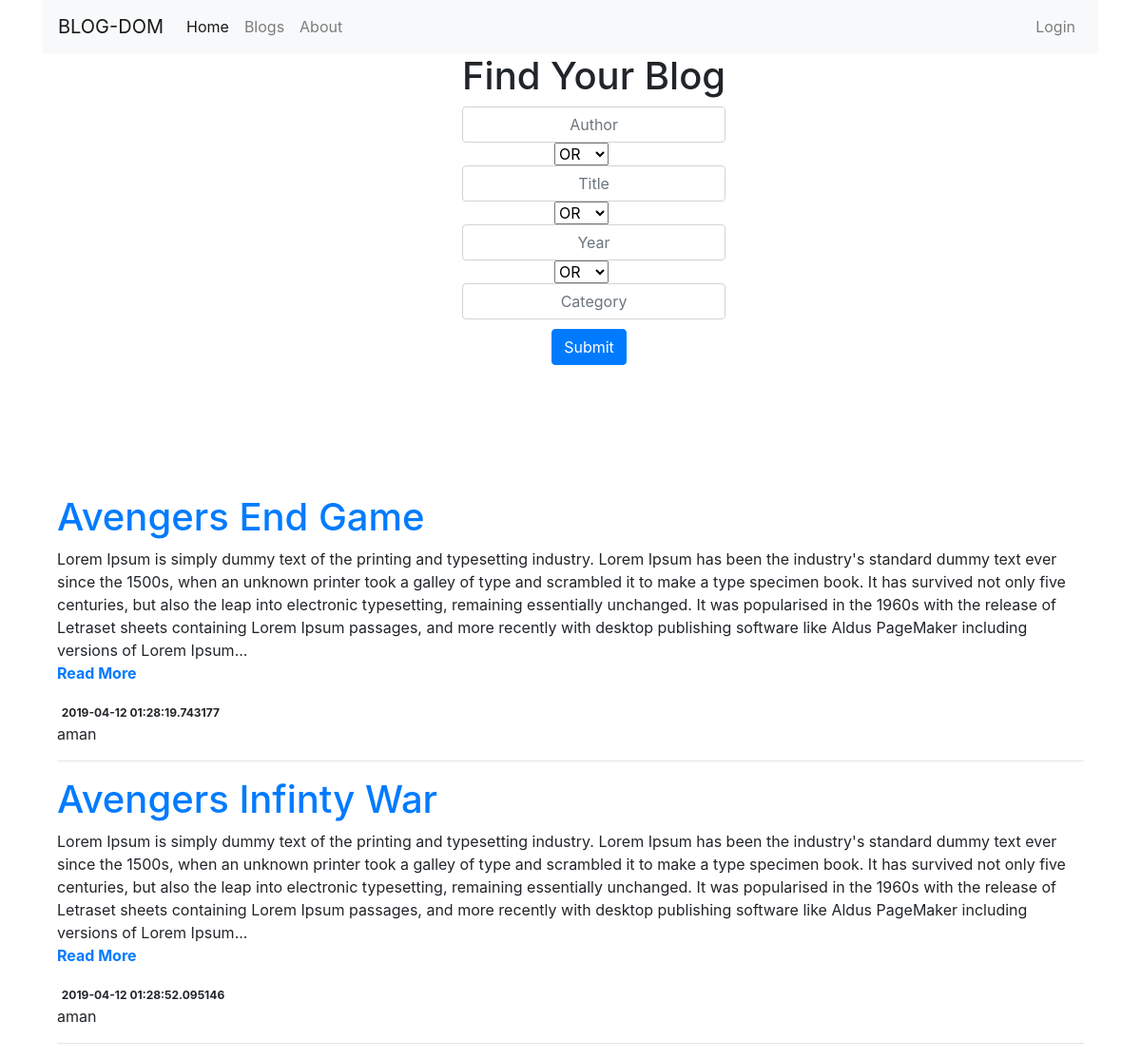
Before: / with the older database file.
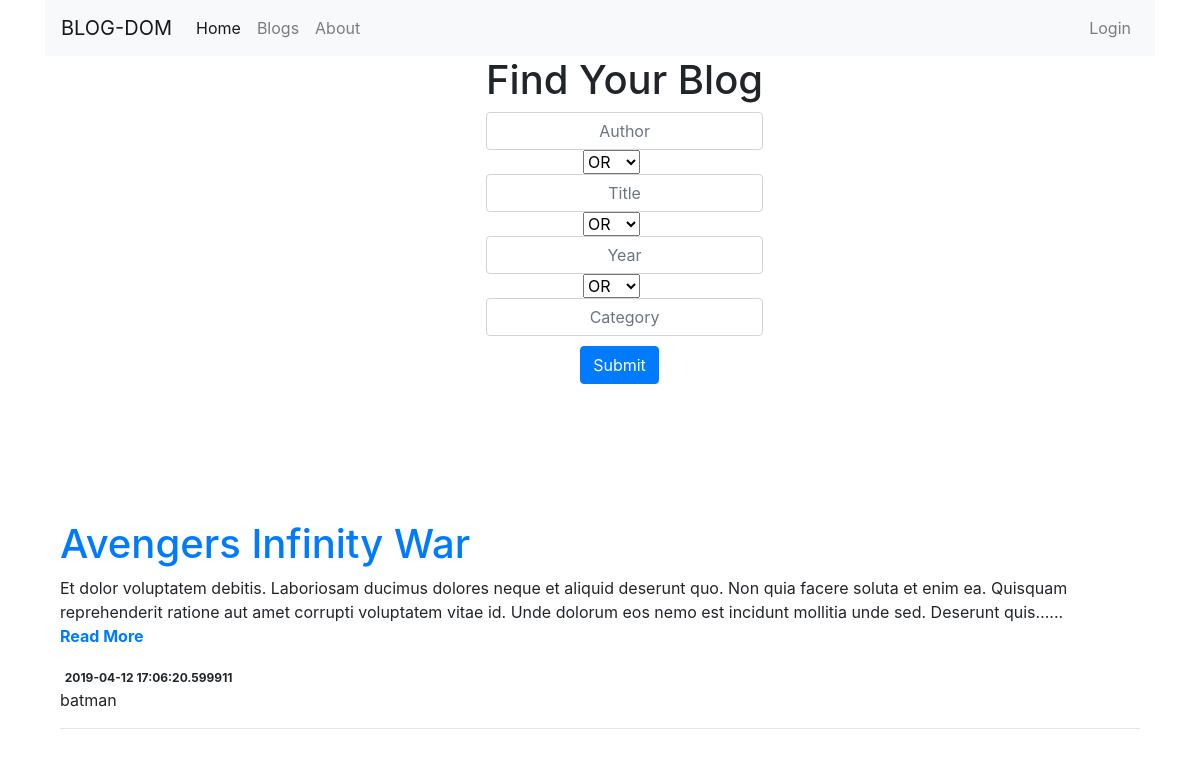
After: the same page with the newer database file.
### tables this page shows
CREATE TABLE blog (id integer NOT NULL, title varchar(64) NOT NULL,
        slug varchar(32) NOT NULL, body text NOT NULL, date text, username varchar(16) NOT NULL,
        PRIMARY KEY (id), FOREIGN KEY(username) REFERENCES users(username) ON DELETE CASCADE ON UPDATE CASCADE);

### flaskr/app.py (the view)
@app.route('/')
def index():
    with sqlite3.connect(DATABASE) as c:
        cur = c.cursor()
        cur.execute('SELECT * FROM blog ORDER BY date LIMIT 10;')
        blogs = cur.fetchall()
        if session.get('logged_in'):
            curruser = session['username']
            return render_template('index.html',blogs=blogs,loginstatus='True',curruser=curruser)
        else:
            return render_template('index.html',blogs=blogs,loginstatus='False')
        c.close()

### flaskr/templates/index.html (shortened to what this page needs)
<!DOCTYPE html>
<html lang="en" dir="ltr">
  <head>
    <link rel="stylesheet" href="..assets/css/style.css">
<link rel="stylesheet" href="https://stackpath.bootstrapcdn.com/bootstrap/4.3.1/css/bootstrap.min.css">
<link rel="stylesheet" href="https://use.fontawesome.com/releases/v5.8.1/css/all.css">
<link rel="stylesheet" href="https://use.fontawesome.com/releases/v5.8.1/css/all.css">
</head>
  <body>
    <div class="container">
    <nav class="navbar navbar-expand-lg navbar-light bg-light">
    <a class="navbar-brand" href="#">BLOG-DOM</a>
    <div class="collapse navbar-collapse" id="navbarNav">
      <ul class="navbar-nav">
        <li class="nav-item active">
          <a class="nav-link" href="#">Home <span class="sr-only">(current)</span></a>
        </li>
        <li class="nav-item">
          <a class="nav-link" href="#">Blogs</a>
        </li>
        <li class="nav-item">
          <a class="nav-link" href="#">About</a>
        </li>
      </ul>
      <ul class="navbar-nav ml-auto">
        {% if loginstatus=='True' %}
        <li class="nav-item">
          <a class="nav-link" href="#">Hey, {{ curruser }}</a>
        </li>
        <li class="nav-item">
          <a class="nav-link" href="/logout/">Logout</a>
        </li>
        {% else %}
        <li class="nav-item">
          <a class="nav-link" href="/login/">Login</a>
        </li>
        {% endif %}
      </ul>
    </div>
  </nav>
  </div>
  <div class="container">
      <div class="row">
          <div class="col-xs-12" style="margin-left:40%;">
            <h1 class="text-center">Find Your Blog</h1>
            <form action="/search" method="POST">
  		    <div class="form-group">
                  <input type="text" class="form-control text-center" style="padding:10px;" name="author" placeholder="Author">
                  <select name="tcheck">
                      <option value="OR" selected>OR</option>
                  </select>
                  <input type="text" class="form-control text-center" style="padding:10px;" name="title" placeholder="Title">
                  <select name="ycheck">
                      <option value="OR" selected>OR</option>
                  </select>
                  <input type="text" class="form-control text-center" style="padding:10px;" name="year" placeholder="Year">
                  <select name="ccheck">
                      <option value="OR" selected>OR</option>
                  </select>
                  <input type="text" class="form-control text-center" style="padding:10px;" name="category" placeholder="Category">
                  <span class="form-group-btn">
                      <input class="btn btn-primary text-center" style="margin-left:34%;margin-top:10px;" type="submit">
                  </span>
              </div>
              </form>
          </div>
  	</div>
  </div>
<div class="container" style="margin-top:10%;">
<div class="col-md-12">
  {% for blog in blogs %}
    <h1><a href="./blog/{{blog[2]}}/{{blog[0]}}">{{blog[1]}}</a></h1>
    <p>{{blog[3]}}...<br><a href="./blog/{{blog[2]}}/{{blog[0]}}"><b>Read More</b></a></p>
    <div>
<span class="badge">{{ blog[4] }}</span><div class="pull-right"><span class="label label-default">{{ blog[5] }}</span>
     </div>
    <hr>
  {% endfor %}
</div>
</div>
  </body>
</html>

### flaskr/templates/index.html (style rules this page uses)
select { margin-left: 35%; }

Changed rows visible on the page:
removed blog: title "Avengers End Game", body "Lorem Ipsum is simply dummy text of the printing and typesetting industry. Lorem Ipsum has been the industry's standard dummy text ever since the 1500s, when an unknown printer took a galley of type and scrambled it to make a type specimen book. It has survived not only five centuries, but also the leap into electronic typesetting, remaining essentially unchanged. It was popularised in the 1960s with the release of Letraset sheets containing Lorem Ipsum passages, and more recently with desktop publishing software like Aldus PageMaker including versions of Lorem Ipsum", date "2019-04-12 01:28:19.743177", username "aman"
removed blog: title "Avengers Infinty War", body "Lorem Ipsum is simply dummy text of the printing and typesetting industry. Lorem Ipsum has been the industry's standard dummy text ever since the 1500s, when an unknown printer took a galley of type and scrambled it to make a type specimen book. It has survived not only five centuries, but also the leap into electronic typesetting, remaining essentially unchanged. It was popularised in the 1960s with the release of Letraset sheets containing Lorem Ipsum passages, and more recently with desktop publishing software like Aldus PageMaker including versions of Lorem Ipsum", date "2019-04-12 01:28:52.095146", username "aman"
added blog: title "Avengers Infinity War", body "Et dolor voluptatem debitis. Laboriosam ducimus dolores neque et aliquid deserunt quo. Non quia facere soluta et enim ea. Quisquam reprehenderit ratione aut amet corrupti voluptatem vitae id. Unde dolorum eos nemo est incidunt mollitia unde sed. Deserunt quis…", date "2019-04-12 17:06:20.599911", username "batman"
